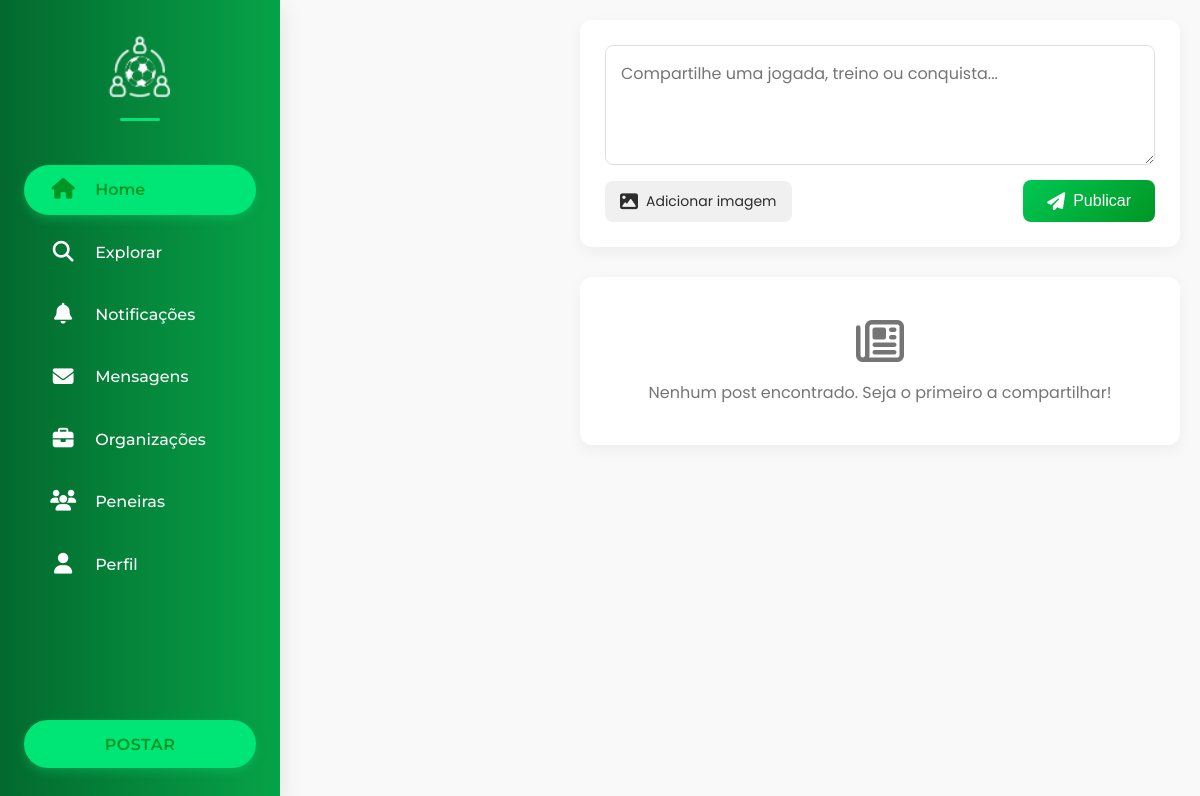
The app's page /app/views/home-page.php (signed in), older data.
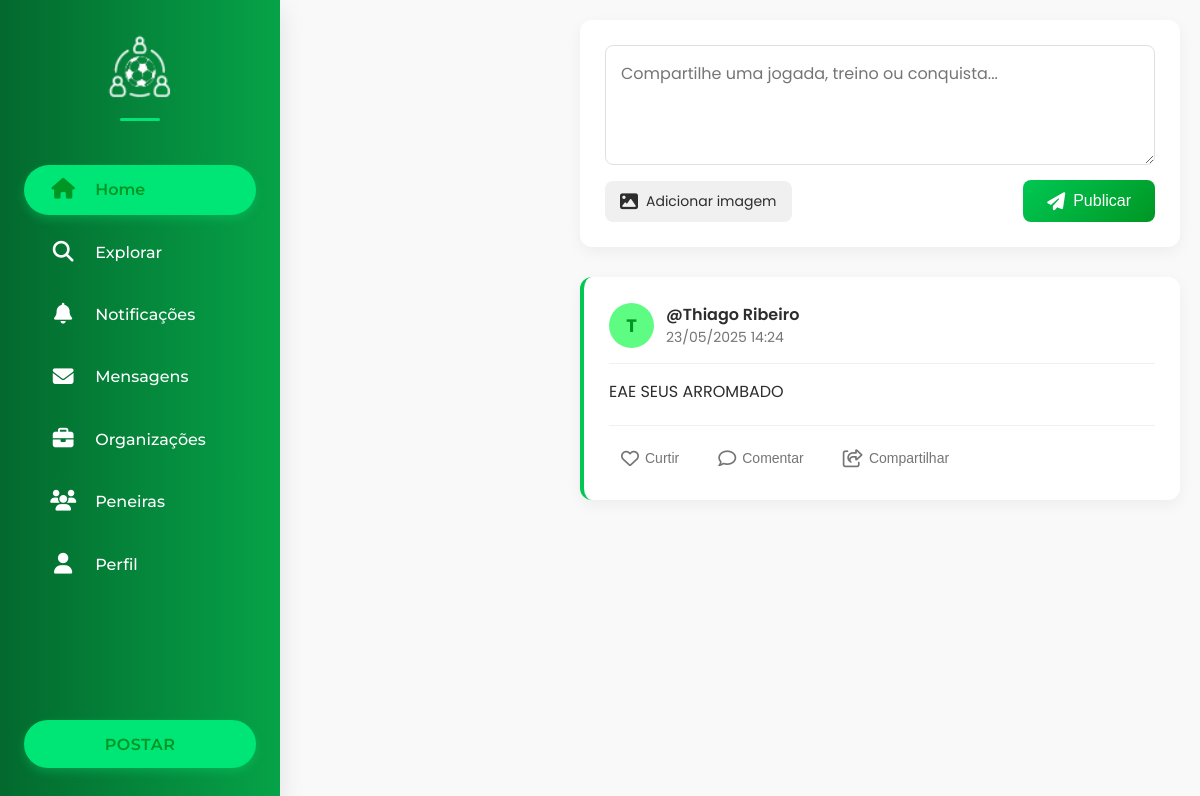
The same page, newer data.
### tables this page shows
CREATE TABLE `posts` (
  `id_post` int(11) NOT NULL,
  `id_user` int(11) NOT NULL,
  `conteudo` text NOT NULL,
  `imagem` varchar(255) DEFAULT NULL,
  `criado_em` datetime DEFAULT current_timestamp()
);

CREATE TABLE `tbl_usuarios` (
  `id_user` int(11) NOT NULL,
  `nome` varchar(150) NOT NULL,
  `email` varchar(200) NOT NULL,
  `senha` varchar(150) NOT NULL,
  `data_nasc` date NOT NULL,
  `genero` enum('masculino','feminino','outro','prefiro não dizer') DEFAULT NULL,
  `foto_perfil` varchar(200) DEFAULT NULL,
  `telefone` varchar(15) DEFAULT NULL,
  `bio` text DEFAULT NULL,
  `rede_social` longtext DEFAULT NULL CHECK (json_valid(`rede_social`)),
  `cep` varchar(20) DEFAULT NULL,
  `rua` varchar(100) DEFAULT NULL,
  `bairro` varchar(100) DEFAULT NULL,
  `cidade` varchar(100) DEFAULT NULL,
  `estado` varchar(100) DEFAULT NULL,
  `status` enum('ativo','suspenso','desativado') DEFAULT 'ativo',
  `created_at` datetime DEFAULT current_timestamp(),
  `updated_at` datetime DEFAULT current_timestamp() ON UPDATE current_timestamp()
);

### app/views/home-page.php (the view, shortened to what this page needs)
<?php
include("topo.php");
?>
<link rel="stylesheet" href="../../public/css/home-page.css">
<link rel="stylesheet" href="https://cdnjs.cloudflare.com/ajax/libs/font-awesome/6.4.0/css/all.min.css">
<body>
    <?php include("navbar-social.php"); ?>
    <div class="container">
        <div class="caixa-post">
            <form action="../controllers/publicar-post.act.php" method="POST" enctype="multipart/form-data">
                <textarea name="conteudo" placeholder="Compartilhe uma jogada, treino ou conquista..." required></textarea>
                <div class="form-actions">
                    <div class="file-input-wrapper">
                        <div class="file-input-button">
                            <i class="fas fa-image"></i>
                            <span>Adicionar imagem</span>
                        </div>
                    </div>
                    <button type="submit">
                        <i class="fas fa-paper-plane"></i>
                        Publicar
                    </button>
                </div>
            </form>
        </div>
        <div class="posts">
            <?php
            include('../../config/connect.php');
            $sql = "SELECT p.id_post, p.conteudo, p.imagem, p.criado_em, u.nome
                    FROM posts p
                    JOIN tbl_usuarios u ON p.id_user = u.id_user
                    ORDER BY p.criado_em DESC";
            $result = $conn->query($sql);
            if ($result->num_rows > 0) {
                while ($post = $result->fetch_assoc()) {
                    $primeiraLetra = strtoupper(substr($post['nome'], 0, 1));
                    echo '<div class="card-post">';
                    echo '<div class="card-header">';
                    echo '<div class="user-info">';
                    echo '<div class="user-avatar">' . $primeiraLetra . '</div>';
                    echo '<div class="user-details">';
                    echo '<span class="user">@' . htmlspecialchars($post['nome']) . '</span>';
                    echo '<span class="time">' . date('d/m/Y H:i', strtotime($post['criado_em'])) . '</span>';
                    echo '</div>';
                    echo '</div>';
                    echo '</div>';
                    echo '<div class="card-content">';
                    echo '<p>' . htmlspecialchars($post['conteudo']) . '</p>';
                    echo '</div>';
                    echo '<div class="card-actions">';
                    echo '<button class="action-button"><i class="far fa-heart"></i> <span>Curtir</span></button>';
                    echo '<button class="action-button"><i class="far fa-comment"></i> <span>Comentar</span></button>';
                    echo '<button class="action-button"><i class="far fa-share-square"></i> <span>Compartilhar</span></button>';
                    echo '</div>';
                    echo '</div>';
                }
            } else {
                echo '<div class="empty-state">';
                echo '<i class="far fa-newspaper"></i>';
                echo '<p>Nenhum post encontrado. Seja o primeiro a compartilhar!</p>';
                echo '</div>';
            }
            ?>
        </div>
    </div>
</body>

### app/views/topo.php (shortened to what this page needs)
<!DOCTYPE html>
<html lang="pt-br">
<head>
    <link rel="stylesheet" href="../../public/css/root.css">
    <link rel="stylesheet" href="https://cdnjs.cloudflare.com/ajax/libs/font-awesome/6.5.0/css/all.min.css" />
    <link rel="stylesheet" href="https://cdnjs.cloudflare.com/ajax/libs/font-awesome/6.0.0-beta3/css/all.min.css">
    <link rel="stylesheet" href="https://cdn.jsdelivr.net/npm/swiper@11/swiper-bundle.min.css" />
</head>

### app/views/navbar-social.php (shortened to what this page needs)
<?php include 'topo.php'; ?>
<link rel="stylesheet" href="../../public/css/navbar-social.css">
<nav id="barra-navegacao" class="barra-navegacao">
    <div class="conteudo-barra">
        <div class="logo">
            <a href="home-page.php">
                <img src="../../public/images/logos/logo-fl-branco-solido.png" alt="Logo FutLink">
            </a>
        </div>
        <ul class="lista-icones">
            <li>
                <a href="home-page.php" class="item-menu">
                    <i class="fas fa-home"></i>
                    <span class="texto-nav">Home</span>
                </a>
            </li>
            <li>
                <a href="buscaJogadores.php" class="item-menu">
                    <i class="fas fa-search"></i>
                    <span class="texto-nav">Explorar</span>
                </a>
            </li>
            <li>
                <a href="notificacoes.php" class="item-menu">
                    <i class="fas fa-bell"></i>
                    <span class="texto-nav">Notificações</span>
                </a>
            </li>
            <li>
                <a href="mensagens.php" class="item-menu">
                    <i class="fas fa-envelope"></i>
                    <span class="texto-nav">Mensagens</span>
                </a>
            </li>
            <li>
                <a href="organizacoes.php" class="item-menu">
                    <i class="fas fa-briefcase"></i>
                    <span class="texto-nav">Organizações</span>
                </a>
            </li>
            <li>
                <a href="peneiras.php" class="item-menu">
                    <i class="fas fa-users"></i>
                    <span class="texto-nav">Peneiras</span>
                </a>
            </li>
            <li>
                <a href="perfilJogador.php" class="item-menu">
                    <i class="fas fa-user"></i>
                    <span class="texto-nav">Perfil</span>
                </a>
            </li>
        </ul>
        <div class="container-botao">
            <button id="botao-postar" class="botao-postar">
                <span>Postar</span>
            </button>
        </div>
    </div>
</nav>

### public/css/root.css (style rules this page uses)
:root { --cor-principal-verde1: #06a348; --cor-secundaria-verde2: #03692e; --font-principal: Arial, Helvetica, sans-serif; --cor-primaria: #EBECEE; --cor-secundaria: #1e1d1d; --cor-purple-light: #6c5fe6; --cor-purple-dark: #0a0320; --cor-green-light: #16db65; --cor-green-dark: #0d2818; --cor-peneira: #012d3a; --fonte-texto: "Roboto", sans-serif; --fonte-texto2: "Arial", sans-serif; --fonte-titulo: "Bebas Neue", sans-serif; --fonte-div: "Raleway", sans-serif; --fonte-titulo-moderna: 'Montserrat', sans-serif; --fonte-apagada-clean: 'Poppins', sans-serif; --verde: #00c853; --verde-claro: #5efc82; --verde-escuro: #009624; --verde-destaque: #00e676; --verde-principal: #034709; --branco: #FFFFFF; --cinza-claro: #f9f9f9; --cinza: #757575; --cinza-escuro: #2d2d2d; --preto: #121212; --gradiente-verde: linear-gradient(135deg, #00c853, #009624); --gradiente-banner: linear-gradient(to right, #03692e, #06a348); --sombra-suave: 0 5px 15px rgba(0, 0, 0, 0.05); --sombra-media: 0 8px 25px rgba(0, 0, 0, 0.1); --sombra-forte: 0 12px 30px rgba(0, 0, 0, 0.15); --borda-radius: 12px; --transicao: all 0.3s ease; --gradiente-navbar: linear-gradient(to right, #03692e, #06a348); }
* { margin: 0; padding: 0; box-sizing: border-box; }
body { background-color: var(--cor-primaria); font-size: clamp(13px, 2.5vw, 18px); font-family: var(--fonte-div); transition: 0.5s; }

### public/css/navbar-social.css (style rules this page uses)
* { margin: 0; padding: 0; box-sizing: border-box; }
body { font-family: 'Poppins', sans-serif; position: relative; overflow-x: hidden; padding-left: 280px; transition: padding-left 0.3s ease; background-color: var(--cinza-claro); }
.barra-navegacao { position: fixed; top: 0; left: 0; height: 100vh; width: 280px; background: var(--gradiente-navbar); color: var(--branco); z-index: 1000; transition: var(--transicao); box-shadow: var(--sombra-media); overflow-y: auto; scrollbar-width: none; -ms-overflow-style: none; }
.conteudo-barra { display: flex; flex-direction: column; height: 100%; padding: 2rem 1.5rem; }
.logo { display: flex; justify-content: center; margin-bottom: 2.5rem; position: relative; }
.logo::after { content: ""; position: absolute; bottom: -12px; left: 50%; transform: translateX(-50%); width: 40px; height: 3px; background-color: var(--verde-destaque); border-radius: 3px; }
.logo img { height: 70px; width: auto; transition: var(--transicao); }
.lista-icones { list-style: none; display: flex; flex-direction: column; gap: 0.8rem; margin-top: 1rem; }
.item-menu { display: flex; align-items: center; padding: 0.9rem 1.2rem; border-radius: 50px; text-decoration: none; color: var(--branco); transition: var(--transicao); font-weight: 500; }
.item-menu.ativo { background-color: var(--verde-destaque); color: var(--verde-escuro); font-weight: 600; box-shadow: 0 4px 10px rgba(0, 230, 118, 0.3); }
.item-menu i { font-size: 1.3rem; width: 2.5rem; text-align: center; }
.item-menu.ativo i { color: var(--verde-escuro); }
.texto-nav { font-size: 1rem; margin-left: 0.75rem; font-family: 'Montserrat', sans-serif; }
.container-botao { margin-top: auto; display: flex; justify-content: center; padding-top: 2rem; }
.botao-postar { width: 100%; padding: 0.9rem 1.5rem; background-color: var(--verde-destaque); color: var(--verde-escuro); border: none; border-radius: 50px; font-size: 1rem; font-weight: 600; cursor: pointer; transition: var(--transicao); box-shadow: 0 4px 10px rgba(0, 230, 118, 0.3); font-family: 'Montserrat', sans-serif; text-transform: uppercase; letter-spacing: 0.5px; }

Row changes from the older to the newer data that the page shows:
added posts: id_user.nome "T", id_user.nome "Thiago Ribeiro", criado_em "23/05/2025 14:24", conteudo "EAE SEUS ARROMBADO"
Text that changed along with them:
text no longer shown: "Nenhum post encontrado. Seja o primeiro a compartilhar!"
